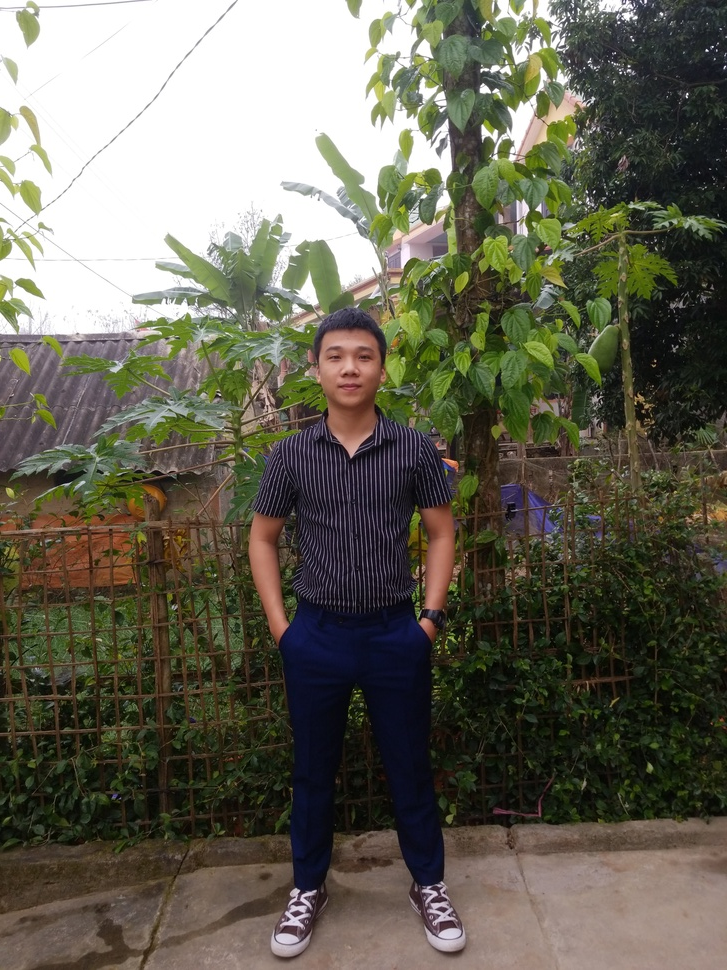
#> input picture profile.jpg, 727 x 970 px, shrunk from 3024 x 4032 before the run
$ jupyter execute Lab2.ipynb   (shell and % lines are left out)
#> lines starting #> are read from the running program, lines starting #| are printed output that depends on the picture
[cell 1]
from matplotlib import pyplot as plt
import cv2

plt.rcParams["figure.figsize"] = (18, 12)

[cell 2]
face_cascade = cv2.CascadeClassifier('haarcascade_frontalface_default.xml')
img = cv2.imread('profile.jpg')
#> img is the input picture: shape (970, 727, 3); mean B, G, R 85.7, 100.1, 102.6
gray = cv2.cvtColor(img, cv2.COLOR_BGR2GRAY)
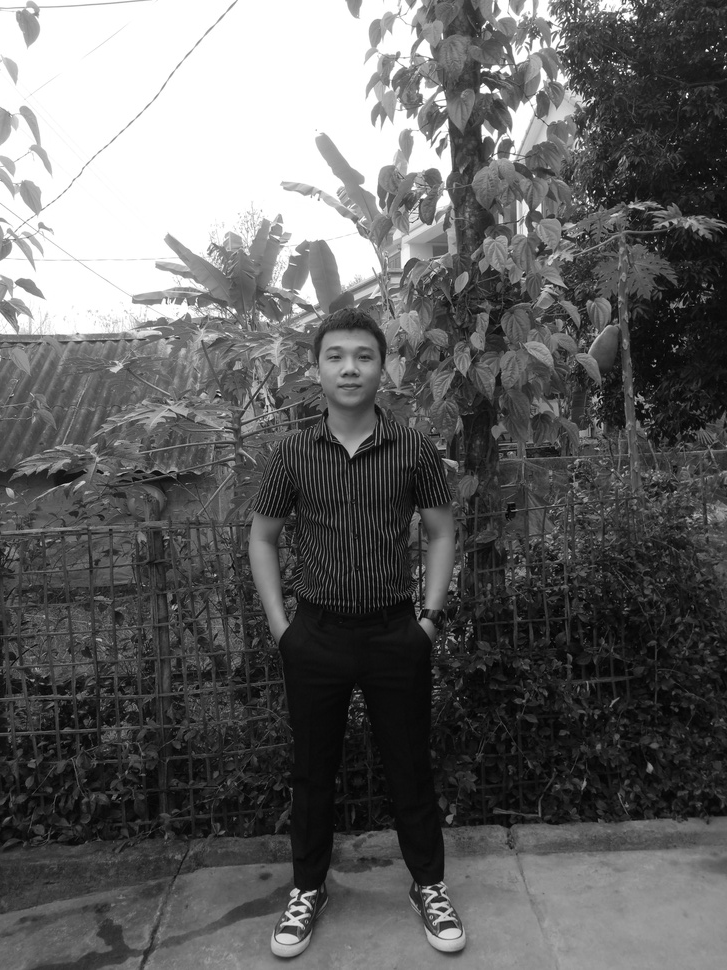
#> gray: shape (970, 727); min 0, max 255, mean 99.2

# cv2 đọc ảnh dạng BGR, matplotlib hiển thị dạng RGB nên
# chuyển đôỉ BGR2RGB để hiển thị được chính xác màu
img = cv2.cvtColor(img, cv2.COLOR_BGR2RGB)

[cell 3]
faces = face_cascade.detectMultiScale(gray, scaleFactor=1.1, minNeighbors=10)
#> faces = [[311, 326, 77, 77]]

for (x, y, w, h) in faces:
    cv2.rectangle(img, (x,y), (x+w,y+h), (255, 0, 0), 10)
#> this loop made 1 pass
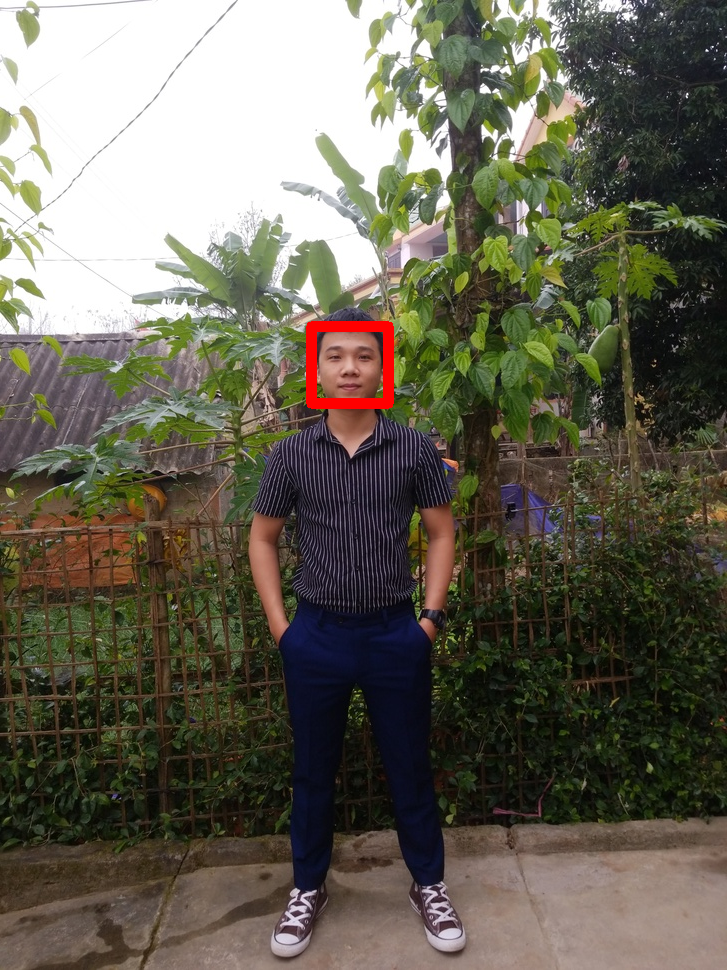
#> img: shape (970, 727, 3); mean R, G, B 103.3, 99.7, 85.4

plt.imshow(img)
plt.show()
